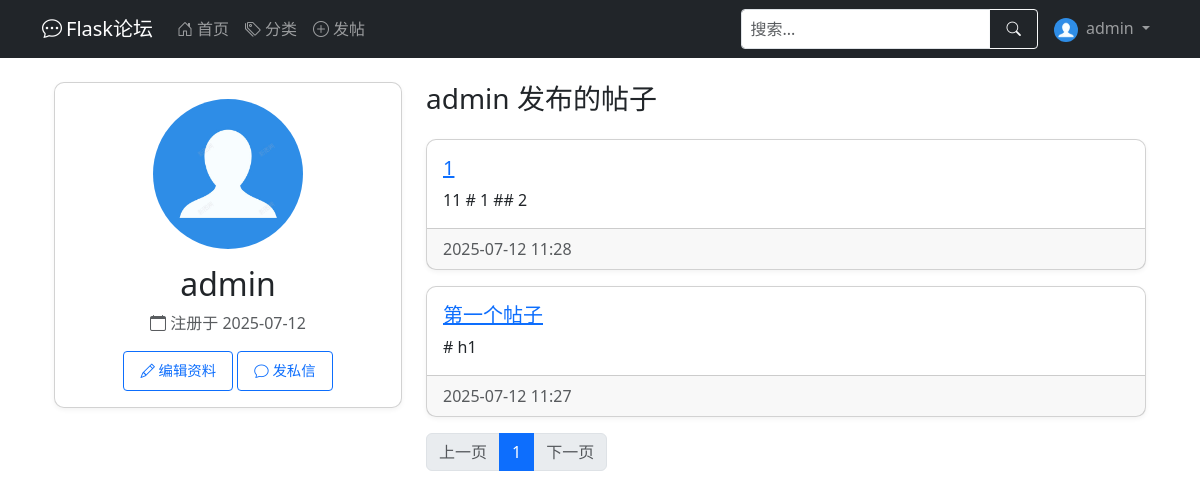
Page /user/admin (signed in) on the earlier database version.
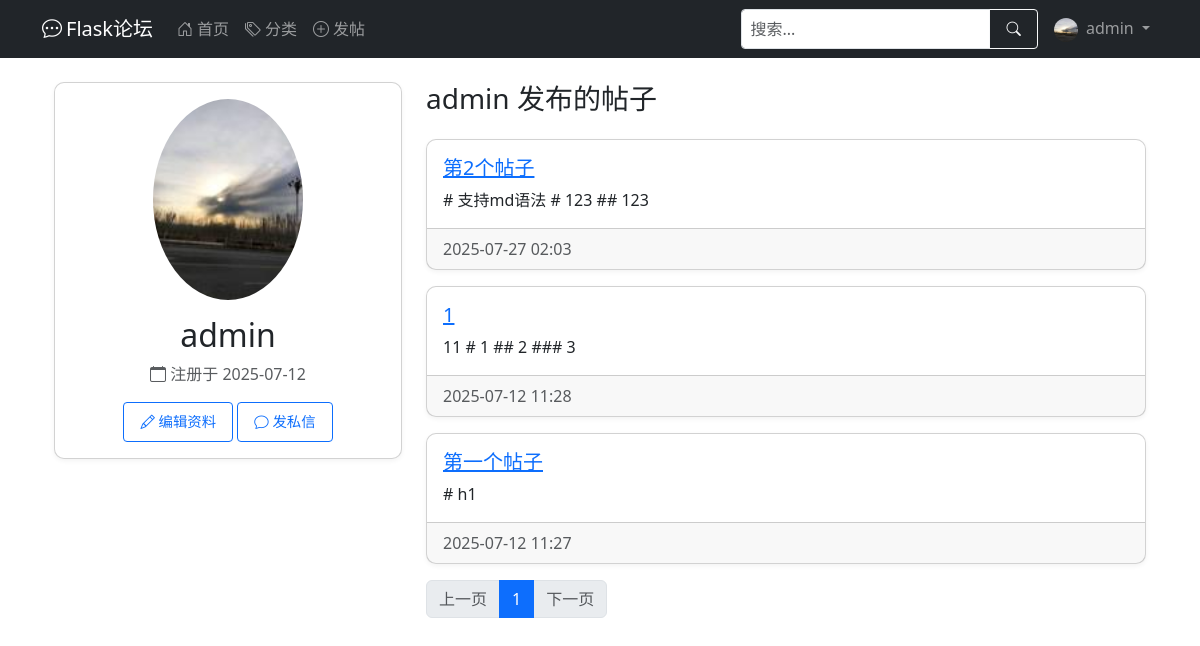
Same page on the later database version.
### app/models.py (models this page shows, shortened)
class User(UserMixin, db.Model):
    __tablename__ = 'user'
    id = db.Column(db.Integer, primary_key=True)
    username = db.Column(db.String(64), index=True, unique=True, nullable=False)
    email = db.Column(db.String(120), index=True, unique=True, nullable=False)
    password_hash = db.Column(db.String(128), nullable=False)
    created_at = db.Column(db.DateTime, default=datetime.utcnow)
    last_seen = db.Column(db.DateTime, default=datetime.utcnow)
    about_me = db.Column(db.Text)
    avatar = db.Column(db.String(120), default='default.jpg')  # 头像
    permissions = db.Column(db.Integer, default=Permissions.USER)
    posts = db.relationship('Post', backref='author', lazy='dynamic')  # 在Post处能查到作者，用法：Post.author
    def avatar_url(self):
        return url_for('static', filename=f'profile_pics/{self.avatar}', _external=True)

class Post(db.Model):
    __tablename__ = 'post'
    id = db.Column(db.Integer, primary_key=True)
    title = db.Column(db.String(100), nullable=False)
    content = db.Column(db.Text, nullable=False)
    created_at = db.Column(db.DateTime, default=datetime.utcnow)
    last_updated = db.Column(db.DateTime, default=datetime.utcnow, onupdate=datetime.utcnow)
    views = db.Column(db.Integer, default=0)  # 浏览量
    user_id = db.Column(db.Integer, db.ForeignKey('user.id'), nullable=False)  # 对应user.id
    category_id = db.Column(db.Integer, db.ForeignKey('category.id'))  # 对应category.id
    comments = db.relationship('Comment', backref='post', lazy='select')  # post.comment查到所有评论
    _comment_count = db.Column('comment_count', db.Integer, default=0)
    @property
    def comment_count(self):
        return self._comment_count
    @comment_count.setter
    def comment_count(self, value):
        self._comment_count = value

### app/routes.py (the view)
@main.route('/user/<username>')
def user_profile(username):
    user = User.query.filter_by(username=username).first_or_404()
    page = request.args.get('page', 1, type=int)
    per_page = current_app.config.get('POSTS_PER_PAGE', 10)
    query_ = base_posts_query().filter(Post.user_id == user.id)
    query1 = query_.order_by(Post.created_at.desc())
    pagination = query1.paginate(page=page, per_page=per_page)
    posts = create_posts_with_comment_count(pagination)
    return render_template('user_profile.html', user=user, posts=posts)

### app/models.py (called while the page is built)
@login_manager.user_loader
def load_user(user_id):
    return User.query.get(int(user_id))

### app/utils.py (called while the page is built)
def create_posts_with_comment_count(pagination, category=None):
    posts = []
    for post, comment_count_val in pagination.items:
        new_post = Post(
            id=post.id,
            title=post.title,
            content=post.content,
            created_at=post.created_at,
            last_updated=post.last_updated,
            views=post.views,
            user_id=post.user_id,
            category_id=post.category_id,
            _comment_count=comment_count_val,
            author=post.author
        )
        new_post.category = category or post.category
        posts.append(new_post)
    return CustomPagination(
        items=posts,
        page=pagination.page,
        per_page=pagination.per_page,
        total=pagination.total
    )

### app/templates/user_profile.html (shortened to what this page needs)
{% extends "base.html" %}
{% import "_pagination.html" as pagination %}
{% block content %}
<div class="container mt-4">
    <div class="row">
        <div class="col-md-4">
            <div class="card">
                <div class="card-body text-center">
                    <img src="{{ user.avatar_url() }}"
                         class="rounded-circle mb-3" width="150" alt="头像">
                    <h2>{{ user.username }}</h2>
                    <p class="text-muted">
                        <i class="bi bi-calendar"></i> 注册于 {{ user.created_at.strftime('%Y-%m-%d') }}
                    </p>
                    {% if current_user == user %}
                    <a href="{{ url_for('main.edit_profile') }}"
                       class="btn btn-outline-primary btn-sm">
                        <i class="bi bi-pencil"></i> 编辑资料
                    </a>
                    {% endif %}
                    <a href="{{ url_for('main.chat',user_id=user.id) }}" class="btn btn-outline-primary btn-sm">
                        <i class="bi bi-chat"></i> 发私信
                    </a>
                </div>
            </div>
        </div>
        <div class="col-md-8">
            <h3 class="mb-4">{{ user.username }} 发布的帖子</h3>
            {% if posts.items %}
            {% for post in posts.items %}
            <div class="card mb-3">
                <div class="card-body">
                    <h5 class="card-title">
                        <a href="{{ url_for('main.post_detail', post_id=post.id) }}">
                            {{ post.title }}
                        </a>
                    </h5>
                    <p class="card-text">{{ post.content | truncate(200) }}</p>
                </div>
                <div class="card-footer text-muted">
                    {{ post.created_at.strftime('%Y-%m-%d %H:%M') }}
                </div>
            </div>
            {% endfor %}
            <nav aria-label="Page navigation">
                <ul class="pagination">
                    <li class="page-item {% if not posts.has_prev %}disabled{% endif %}">
                        <a class="page-link"
                           href="{{ url_for('main.user_profile', username=user.username, page=posts.prev_num) }}">
                            上一页
                        </a>
                    </li>
                    {% for page_num in posts.iter_pages(left_edge=1, right_edge=1, left_current=2, right_current=3) %}
                    {% if page_num %}
                    <li class="page-item {% if page_num == posts.page %}active{% endif %}">
                        <a class="page-link"
                           href="{{ url_for('main.user_profile', username=user.username, page=page_num) }}">
                            {{ page_num }}
                        </a>
                    </li>
                    {% else %}
                    <li class="page-item disabled"><span class="page-link">...</span></li>
                    {% endif %}
                    {% endfor %}
                    <li class="page-item {% if not posts.has_next %}disabled{% endif %}">
                        <a class="page-link"
                           href="{{ url_for('main.user_profile', username=user.username, page=posts.next_num) }}">
                            下一页
                        </a>
                    </li>
                </ul>
            </nav>
            {% else %}
            <div class="alert alert-info">
                该用户还没有发布过任何帖子
            </div>
            {% endif %}
        </div>
    </div>
</div>
{% endblock %}

### app/templates/base.html (shortened to what this page needs)
<!DOCTYPE html>
<html lang="zh" data-bs-theme="auto">
<head>
    <link href="/static/css/bootstrap.min.css" rel="stylesheet">
    <link rel="stylesheet" href="/static/css/bootstrap-icons.css">
</head>
<body>
<nav class="navbar navbar-expand-lg navbar-dark bg-dark desktop-nav">
    <div class="container">
        <a class="navbar-brand" href="{{ url_for('main.index') }}">
            <i class="bi bi-chat-dots me-1"></i>Flask论坛
        </a>
        <div class="collapse navbar-collapse" id="mainNavbar">
            <ul class="navbar-nav me-auto">
                <li class="nav-item">
                    <a class="nav-link" href="{{ url_for('main.index') }}">
                        <i class="bi bi-house-door me-1"></i>首页
                    </a>
                </li>
                <li class="nav-item">
                    <a class="nav-link" href="{{ url_for('main.list_categories') }}">
                        <i class="bi bi-tags me-1"></i>分类
                    </a>
                </li>
                <li class="nav-item">
                    <a class="nav-link" href="{{ url_for('main.create_post') }}">
                        <i class="bi bi-plus-circle me-1"></i>发帖
                    </a>
                </li>
            </ul>
            <form class="d-flex me-2 my-2 my-lg-0" action="{{ url_for('main.index') }}" method="get">
                <div class="input-group">
                    <input type="search" name="q" class="form-control form-control-sm" placeholder="搜索..."
                           aria-label="搜索" value="{{ request.args.get('q', '') }}">
                    <button class="btn btn-outline-light btn-sm" type="submit">
                        <i class="bi bi-search"></i>
                    </button>
                </div>
            </form>
            <ul class="navbar-nav">
                {% if current_user.is_authenticated %}
                <li class="nav-item dropdown">
                    <a class="nav-link dropdown-toggle" href="#" id="userDropdown" role="button"
                       data-bs-toggle="dropdown" aria-expanded="false">
                        <img src="{{ current_user.avatar_url() }}" class="rounded-circle me-1" width="24" height="24"
                             alt="头像">
                        {{ current_user.username }}
                    </a>
                </li>
                {% endif %}
            </ul>
        </div>
    </div>
</nav>
<main class="container mt-3 mb-5">
    {% block content %}{% endblock %}
</main>
</body>
</html>

Differences in the rows shown:
changed User "admin": avatar_url: picture added in place of a placeholder
added Post: title "第2个帖子", content "# 支持md语法 # 123 ## 123", created_at "2025-07-27 02:03"
changed Post (number 2 of 3 on the later page): content "11 # 1 ## 2" → "11 # 1 ## 2 ### 3"
